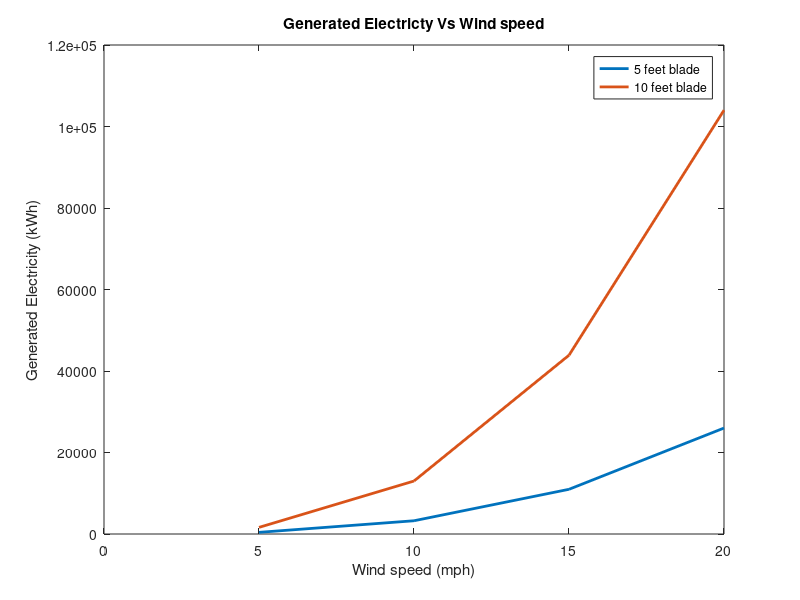

MATLAB code for this plot:
%{
    The electricity generated by wind turbines annually in
    kilowatt-hours per year is given in the turbine_data.dat file. 
    The amount of electricity is determined by, among other factors,
    the diameter of the turbines blade (in feet) and
    the wind velocity in mph. The file stores on each line
    the blade diameter, wind velocity, and the approximate
    electricity generated for the year. For example:

    5 5 406
    5 10 3250
    5 15 10970
    5 20 26000
    10 5 1625
    10 10 13000
    10 15 43875
    10 20 104005

    Access the file turbine_data.dat in this format and determine
    how to display this data graphically to show the relationship 
    between the blade diameter, wind velocity and the electricity generated.
%}

my_data = load('turbine_data.dat');

% Second column of data contains speed of the wind turbine
speed = my_data(:,2);

% First 4 data points are for 5 feet blade diameter
speed_5 = speed(1:4);

% From the 5th data point to the end of vector contains data for 10 feet blade diameter
speed_10 = speed(5:end);

% Third column of data contains generated electricity of the wind turbine
kwh = my_data(:,3);

% First 4 data points are for 5 feet blade diameter 
kwh_5 = kwh(1:4);

% From the 5th data point to the end of vector contains data for 10 feet blade diameter
kwh_10 = kwh(5:end);

% Plot the speed_5 on x-axis and corresponding kwh_5 on y-axis
plot(speed_5,kwh_5,'LineWidth',2)

% Plot another curve in the same graph so we wait
hold on

% Plot the speed_10 on x-axis and corresponding kwh_10 on y-axis
plot(speed_10,kwh_10,'LineWidth',2)

% legend provides visual aid to distinguish between the two curves
legend('5 feet blade','10 feet blade')

title('Generated Electricty Vs Wind speed')

xlabel('Wind speed (mph)')

ylabel('Generated Electricity (kWh)')

%{ 
    Observation:
    The generated electricity is higher for 10 feet blade diameter 
    as the wind speed increases. This is because the wind speed is
    increasing and the electricity generated is also increasing. 
%} 